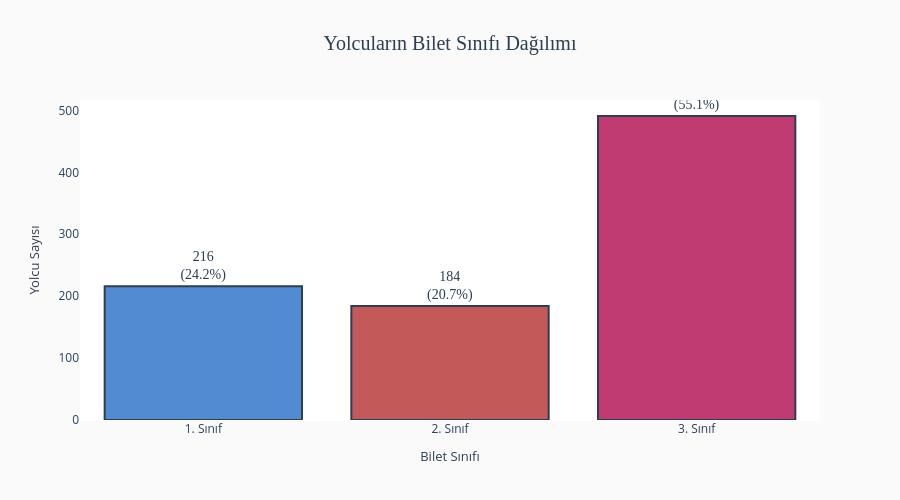

The cell this chart's notebook holds for it:
### Markdown cell above
## 🎫 **Bilet Sınıfı: Pclass**

**Sosyoekonomik statü göstergesi** - 1. sınıf (lüks), 2. sınıf (orta), 3. sınıf (ekonomi)

### Code cell
# Pclass dağılımı
pclass_counts = df['Pclass'].value_counts().sort_index()
pclass_percentage = df['Pclass'].value_counts(normalize=True).sort_index() * 100

# Görselleştirme
fig = go.Figure()

fig.add_trace(go.Bar(
    x=['1. Sınıf', '2. Sınıf', '3. Sınıf'],
    y=pclass_counts.values,
    marker=dict(
        color=["#528BD1", "#C35959", "#C03B72"],  # Altın, Gümüş, Bronz
        line=dict(color='#2c3e50', width=2)
    ),
    text=[f'{count}<br>({pct:.1f}%)' for count, pct in zip(pclass_counts.values, pclass_percentage.values)],
    textposition='outside',
    textfont=dict(size=14, color='#2c3e50', family='Arial Black'),
    hovertemplate='<b>%{x}</b><br>Yolcu: %{y}<br>Yüzde: %{text}<extra></extra>'
))

fig.update_layout(
    title=dict(
        text='Yolcuların Bilet Sınıfı Dağılımı',
        font=dict(size=20, color='#2c3e50', family='Arial Black'),
        x=0.5,
        xanchor='center'
    ),
    xaxis=dict(title=dict(text='Bilet Sınıfı', font=dict(size=13, color='#2c3e50'))),
    yaxis=dict(title=dict(text='Yolcu Sayısı', font=dict(size=13, color='#2c3e50'))),
    height=500,
    paper_bgcolor='#fafafa',
    plot_bgcolor='#ffffff',
    showlegend=False
)

fig.show()

### Figure 1 — Plotly figure (JSON) as saved in the notebook; plotly's stock layout.template omitted (floating-point values rounded to 4 significant figures)
{"data": [{"hovertemplate": "<b>%{x}</b><br>Yolcu: %{y}<br>Yüzde: %{text}<extra></extra>", "marker": {"color": ["#528BD1", "#C35959", "#C03B72"], "line": {"color": "#2c3e50", "width": 2}}, "text": ["216<br>(24.2%)", "184<br>(20.7%)", "491<br>(55.1%)"], "textfont": {"color": "#2c3e50", "family": "Arial Black", "size": 14}, "textposition": "outside", "type": "bar", "x": ["1. Sınıf", "2. Sınıf", "3. Sınıf"], "y": [216, 184, 491]}], "layout": {"height": 500, "paper_bgcolor": "#fafafa", "plot_bgcolor": "#ffffff", "showlegend": false, "title": {"font": {"color": "#2c3e50", "family": "Arial Black", "size": 20}, "text": "Yolcuların Bilet Sınıfı Dağılımı", "x": 0.5, "xanchor": "center"}, "xaxis": {"title": {"font": {"color": "#2c3e50", "size": 13}, "text": "Bilet Sınıfı"}}, "yaxis": {"title": {"font": {"color": "#2c3e50", "size": 13}, "text": "Yolcu Sayısı"}}}}
